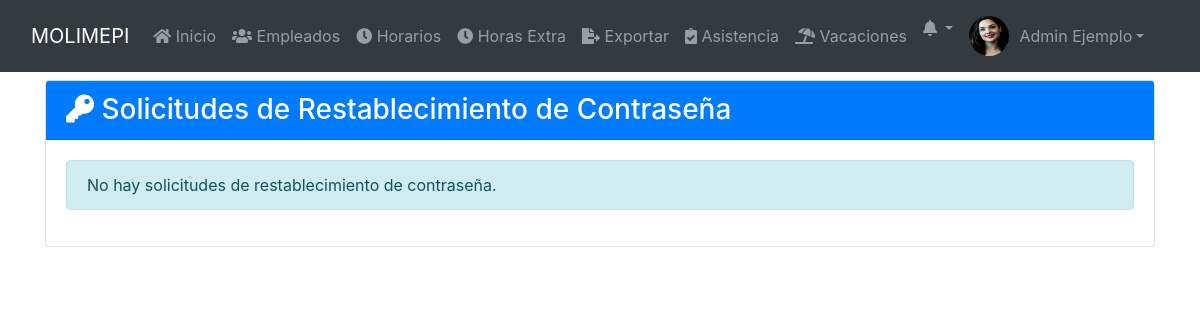
The app's page /public/solicitudes_password.php (signed in), older data.
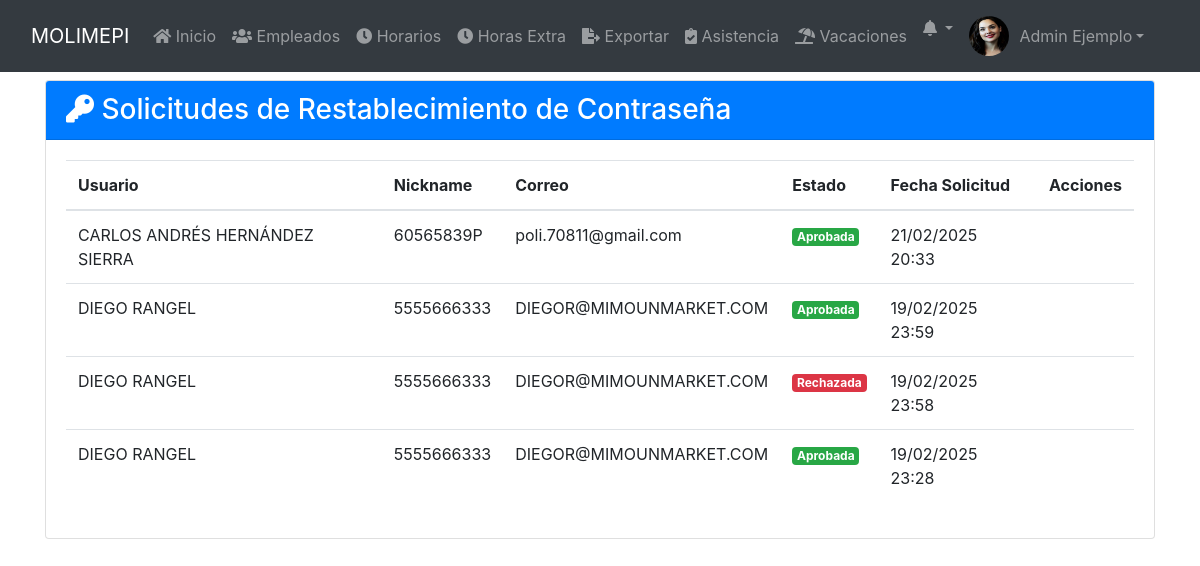
The same page, newer data.
### tables this page shows
CREATE TABLE `solicitudes_password` (
  `id` int(11) NOT NULL,
  `usuario_id` int(11) NOT NULL,
  `token` varchar(255) NOT NULL,
  `estado` enum('Pendiente','Aprobada','Rechazada') NOT NULL DEFAULT 'Pendiente',
  `fecha_solicitud` timestamp NOT NULL DEFAULT current_timestamp(),
  `fecha_actualizacion` timestamp NULL DEFAULT NULL ON UPDATE current_timestamp()
);

CREATE TABLE `usuarios` (
  `ID` int(11) NOT NULL,
  `nombre` varchar(100) NOT NULL,
  `identificacion` varchar(50) NOT NULL,
  `cargo` varchar(50) NOT NULL,
  `telefono` varchar(20) DEFAULT NULL,
  `correo` varchar(100) DEFAULT NULL,
  `nickname` varchar(50) NOT NULL,
  `password` varchar(255) DEFAULT NULL,
  `rol` enum('Administrador','Empleado') DEFAULT 'Empleado',
  `imagen` varchar(255) DEFAULT 'imgs/nofoto.png',
  `fecha_registro` timestamp NOT NULL DEFAULT current_timestamp(),
  `cambio_password` tinyint(1) DEFAULT 0
);

### public/solicitudes_password.php (the view, shortened to what this page needs)
<?php
require_once '../config/database.php';
$stmt = $pdo->prepare("
    SELECT sp.*, u.nombre, u.nickname, u.correo,
           CASE
               WHEN sp.estado = 'Pendiente' THEN 'warning'
               WHEN sp.estado = 'Aprobada' THEN 'success'
               ELSE 'danger'
           END as estado_clase
    FROM solicitudes_password sp
    INNER JOIN usuarios u ON sp.usuario_id = u.ID
    ORDER BY sp.fecha_solicitud DESC
");
$stmt->execute();
$solicitudes = $stmt->fetchAll(PDO::FETCH_ASSOC);
?>
<!DOCTYPE html>
<html lang="es">
<?php include 'head.php'; ?>
<body>
    <?php include 'navbar.php'; ?>
    <div class="container mt-4">
        <div class="row">
            <div class="col-12">
                <div class="card">
                    <div class="card-header bg-primary text-white">
                        <h3 class="mb-0">
                            <i class="fas fa-key"></i> Solicitudes de Restablecimiento de Contraseña
                        </h3>
                    </div>
                    <div class="card-body">
                        <?php if (empty($solicitudes)): ?>
                            <div class="alert alert-info">No hay solicitudes de restablecimiento de contraseña.</div>
                        <?php else: ?>
                            <div class="table-responsive">
                                <table class="table table-hover">
                                    <thead>
                                        <tr>
                                            <th>Usuario</th>
                                            <th>Nickname</th>
                                            <th>Correo</th>
                                            <th>Estado</th>
                                            <th>Fecha Solicitud</th>
                                            <th>Acciones</th>
                                        </tr>
                                    </thead>
                                    <tbody>
                                        <?php foreach ($solicitudes as $solicitud): ?>
                                            <tr>
                                                <td><?php echo htmlspecialchars($solicitud['nombre']); ?></td>
                                                <td><?php echo htmlspecialchars($solicitud['nickname']); ?></td>
                                                <td><?php echo htmlspecialchars($solicitud['correo']); ?></td>
                                                <td>
                                                    <span class="badge badge-<?php echo $solicitud['estado_clase']; ?>">
                                                        <?php echo $solicitud['estado']; ?>
                                                    </span>
                                                </td>
                                                <td><?php echo date('d/m/Y H:i', strtotime($solicitud['fecha_solicitud'])); ?></td>
                                                <td>
                                                </td>
                                            </tr>
                                        <?php endforeach; ?>
                                    </tbody>
                                </table>
                            </div>
                        <?php endif; ?>
                    </div>
                </div>
            </div>
        </div>
    </div>
</body>
</html>

Row changes from the older to the newer data that the page shows:
added solicitudes_password: usuario.nombre "CARLOS ANDRÉS HERNÁNDEZ SIERRA", usuario.nickname "60565839P", usuario.correo "poli.70811@gmail.com", estado "Aprobada", fecha_solicitud "21/02/2025 20:33"
added solicitudes_password: usuario.nombre "DIEGO RANGEL", usuario.nickname "5555666333", usuario.correo "DIEGOR@MIMOUNMARKET.COM", estado "Aprobada", fecha_solicitud "19/02/2025 23:59"
added solicitudes_password: usuario.nombre "DIEGO RANGEL", usuario.nickname "5555666333", usuario.correo "DIEGOR@MIMOUNMARKET.COM", estado "Rechazada", fecha_solicitud "19/02/2025 23:58"
added solicitudes_password: usuario.nombre "DIEGO RANGEL", usuario.nickname "5555666333", usuario.correo "DIEGOR@MIMOUNMARKET.COM", estado "Aprobada", fecha_solicitud "19/02/2025 23:28"
Text that changed along with them:
text no longer shown: "No hay solicitudes de restablecimiento de contraseña."
text now shown: "Usuario Nickname Correo Estado Fecha Solicitud Acciones"
